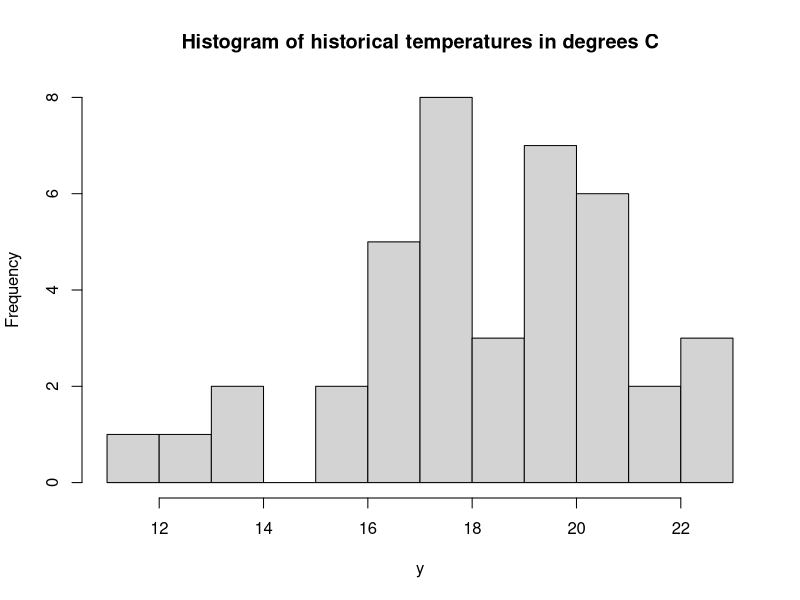

Write R code to recreate this figure.
## ---- chunk 1

theta <-  18      # True long-run average temp
sigma  <-  3      # True stnd dev of temp around this mean
n      <- 40      # number of simulated historical data points

set.seed(1)       # Keeps random data from changing each time the code is run

y <- rnorm(n,theta,sigma)

hist(y, breaks = 10, main = "Histogram of historical temperatures in degrees C")

## ---- chunk 2
library(MASS)

Sigma <- matrix(c(10,3,3,2),2,2)
Sigma
var(mvrnorm(n=1000, rep(0, 2), Sigma))
var(mvrnorm(n=1000, rep(0, 2), Sigma, empirical = TRUE))
## ---- chunk 3

